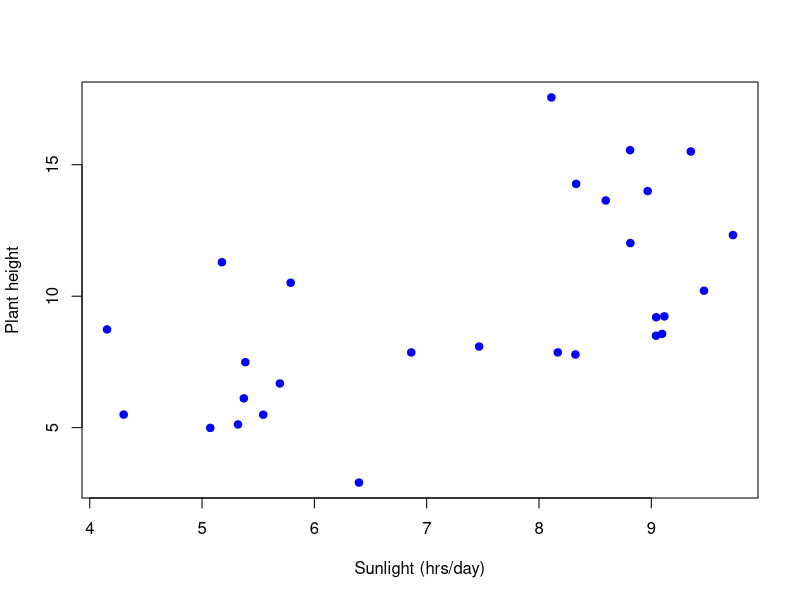
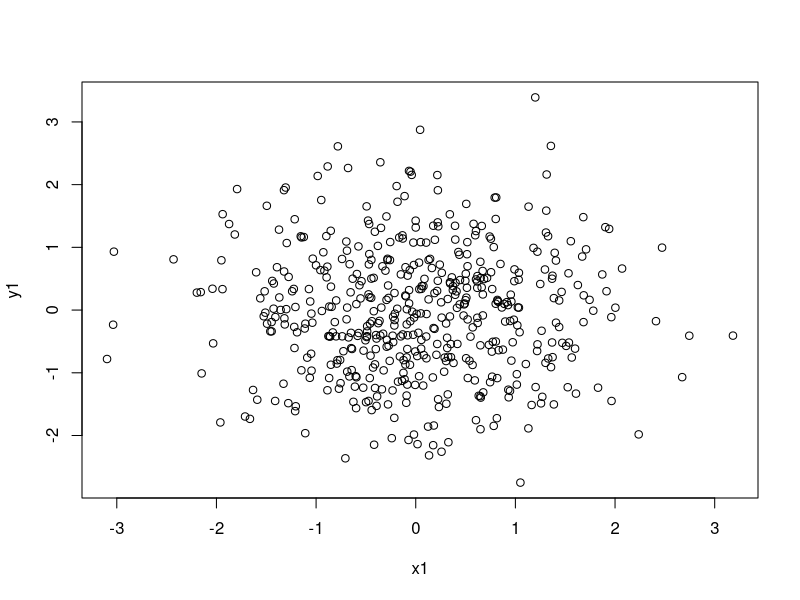
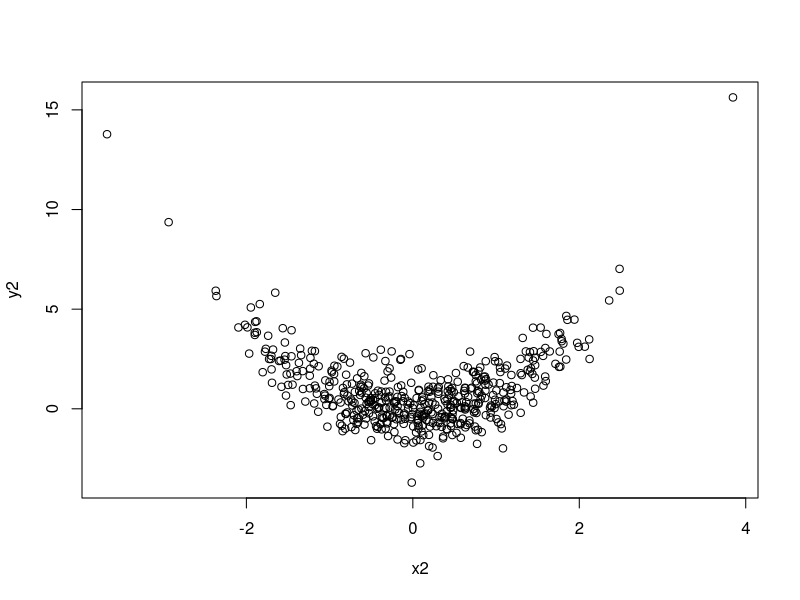
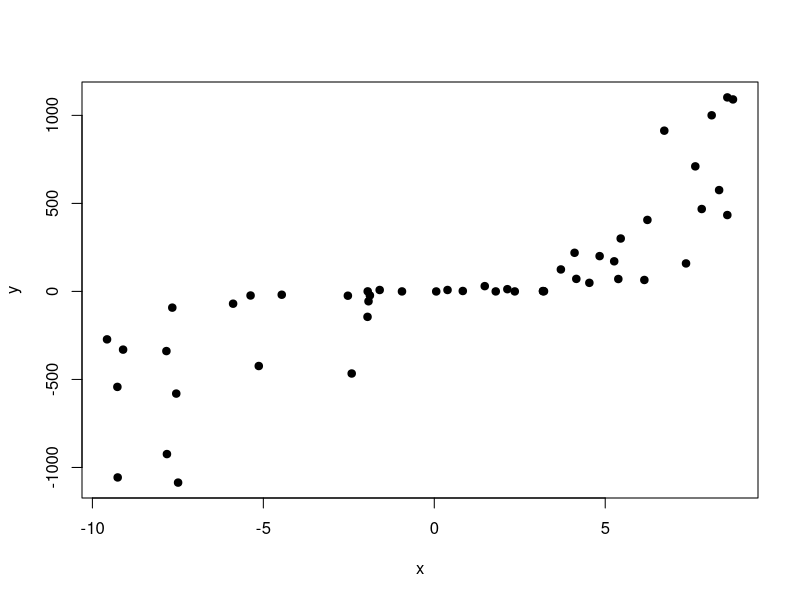
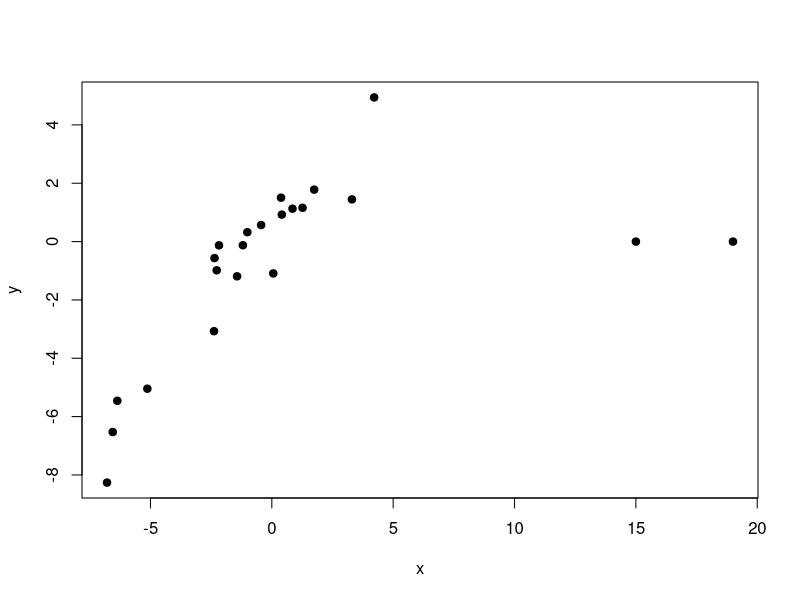

These figures' R source, in order:
## ---- chunk 1
knitr::opts_chunk$set(echo = TRUE)
library(dplyr)
library(tidyr)
library(ggplot2)
## ---- chunk 2
data_cure = data.frame(
  Patient_ID = 1:36,
  Group = factor(c(rep("Treatment", 12), rep("Placebo", 6), rep("Treatment", 8), rep("Placebo", 10))),
  Outcome = factor(rep(c('Cured', 'Dead'), e=18)))

data_cure %>%  head()
## ---- chunk 3
contingency_table = table(data_cure$Group, data_cure$Outcome)
contingency_table
## ---- chunk 4
contingency_table_big = addmargins(contingency_table)
contingency_table_big
## ---- chunk 5
risk_tr = contingency_table_big['Treatment', 'Dead']/ contingency_table_big['Treatment', 'Sum']
risk_tr
## ---- chunk 6
risk_pl = contingency_table_big['Placebo', 'Dead']/ contingency_table_big['Placebo', 'Sum']
risk_pl
## ---- chunk 7
RR = risk_pl / risk_tr
RR
## ---- chunk 8
risk_tr_1 = contingency_table_big['Treatment', 'Dead'] / 1020
risk_tr_1

risk_pl_1 = contingency_table_big['Placebo', 'Dead'] / 1016
risk_pl_1

RR = risk_pl_1 / risk_tr_1
RR

## ---- chunk 9
# RD = 
# RD
## ---- chunk 10
# RD = 
# RD
## ---- chunk 11
# odds_tr = 
## ---- chunk 12
# odds_pl = 
## ---- chunk 13
# OR = 
## ---- chunk 14
# 
## ---- chunk 15
data_md = data.frame(
  Meme_category = rep(c('A','B'), each=50) |> as.factor(),
  Laugh_level = c(rnorm(50, 8, 1), rnorm(50, 5, 1))
)

data_md |> glimpse(width = 50)
## ---- chunk 16
mean_laughs = data_md |> group_by(Meme_category) |> summarise(mean_laugh = mean(Laugh_level))

MD = mean_laughs$mean_laugh[mean_laughs$Meme_category == 'A'] - 
  mean_laughs$mean_laugh[mean_laughs$Meme_category == 'B']

MD
## ---- chunk 17
plant_height_df = tibble(
  Plant_ID = 1:28,
  # Sunlight_hrs_per_day = rep(4:10, e=4),
  Sunlight_hrs_per_day = runif(28, 4, 10),
  Plant_height = Sunlight_hrs_per_day + rnorm(28,2,3)
)

head(plant_height_df)
## ---- chunk 18
plot(x = plant_height_df$Sunlight_hrs_per_day, 
     y=plant_height_df$Plant_height, 
     main = NULL, 
     xlab = "Sunlight (hrs/day)", 
     ylab = "Plant height", pch=19, col='blue')
## ---- chunk 19
cor(plant_height_df$Sunlight_hrs_per_day, plant_height_df$Plant_height)
# cor(iris %>%select(where(is.numeric)))
## ---- chunk 20
cor.test(plant_height_df$Sunlight_hrs_per_day, 
         plant_height_df$Plant_height)
## ---- chunk 21
x1=rnorm(500)
y1=rnorm(500)
plot(x1,y1)
## ---- chunk 22
cor(x1, y1)
## ---- chunk 23
x2=rnorm(500)
y2=x2^2 + rnorm(500, 0, 1)
plot(x2,y2)
## ---- chunk 24
cor(x2, y2)
## ---- chunk 25
grades_math_phys = data.frame(math = c(5,2,3,4,6,1,9,10,2,5),
                             phys = c(4,2,3,1,2,2,8,8,2,4))
grades_math_phys
## ---- chunk 26
cor(grades_math_phys, method = 'kendall')
## ---- chunk 27
cor(grades_math_phys, method = 'spearman')
## ---- chunk 28
x = runif(50, -10, 10)
y = (x + rnorm(50, 0, 2))^3
plot(x,y, pch=19)
## ---- chunk 29
cor(x,y)
cor(x,y, method = "spearman")
# cor(x,y, method = "kendall")
## ---- chunk 30
x = c(rnorm(20,0,3), c(15, 19))
y = c(x[1:20] + c(rnorm(20,0,1)), 0, 0)
plot(x,y, pch=19)
## ---- chunk 31
cor(x,y)
cor(x,y, method = "spearman")
# cor(x,y, method = "kendall")
## ---- chunk 32
arth_df = read.csv('../data/Arthritis.csv', 
                   stringsAsFactors = T)

arth_df |> glimpse(width = 50)
## ---- chunk 33
arth_df |> summary()
## ---- chunk 34
# cont_table = 
## ---- chunk 35
# 
## ---- chunk 36

## ---- chunk 37
diamonds_small = diamonds |> slice_sample(n=1000)

diamonds_small |> glimpse(width = 50)
## ---- chunk 38
diamonds_small |> summary()
## ---- chunk 39
# 
## ---- chunk 40
# 
